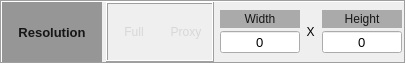
     <widget class="QFrame" name="resolutionFrame">
      <property name="maximumSize">
       <size>
        <width>16777215</width>
        <height>64</height>
       </size>
      </property>
      <property name="frameShape">
       <enum>QFrame::Box</enum>
      </property>
      <property name="frameShadow">
       <enum>QFrame::Sunken</enum>
      </property>
      <layout class="QHBoxLayout" name="horizontalLayout_17">
       <property name="margin">
        <number>0</number>
       </property>
       <item>
        <layout class="QHBoxLayout" name="horizontalLayout_16" stretch="1,3,0">
         <property name="spacing">
          <number>4</number>
         </property>
         <item>
          <widget class="QFrame" name="resolutionOuterFrame">
           <property name="minimumSize">
            <size>
             <width>100</width>
             <height>48</height>
            </size>
           </property>
           <property name="maximumSize">
            <size>
             <width>100</width>
             <height>64</height>
            </size>
           </property>
           <property name="autoFillBackground">
            <bool>false</bool>
           </property>
           <property name="styleSheet">
            <string notr="true"/>
           </property>
           <property name="frameShape">
            <enum>QFrame::NoFrame</enum>
           </property>
           <property name="frameShadow">
            <enum>QFrame::Raised</enum>
           </property>
           <layout class="QVBoxLayout" name="verticalLayout_7">
            <property name="spacing">
             <number>0</number>
            </property>
            <property name="margin">
             <number>0</number>
            </property>
            <item>
             <widget class="QLabel" name="resolutionLabel">
              <property name="minimumSize">
               <size>
                <width>0</width>
                <height>0</height>
               </size>
              </property>
              <property name="maximumSize">
               <size>
                <width>16777215</width>
                <height>16777215</height>
               </size>
              </property>
              <property name="font">
               <font>
                <pointsize>10</pointsize>
                <weight>75</weight>
                <bold>true</bold>
               </font>
              </property>
              <property name="acceptDrops">
               <bool>true</bool>
              </property>
              <property name="autoFillBackground">
               <bool>false</bool>
              </property>
              <property name="styleSheet">
               <string notr="true">QLabel { background-color:rgb(150,150,150);       	        	color: rgb(22,22,22); }</string>
              </property>
              <property name="text">
               <string>Resolution</string>
              </property>
              <property name="alignment">
               <set>Qt::AlignCenter</set>
              </property>
             </widget>
            </item>
           </layout>
          </widget>
         </item>
         <item>
          <widget class="QFrame" name="resolutionPresetFrame">
           <property name="sizePolicy">
            <sizepolicy hsizetype="Preferred" vsizetype="Preferred">
             <horstretch>1</horstretch>
             <verstretch>0</verstretch>
            </sizepolicy>
           </property>
           <property name="maximumSize">
            <size>
             <width>16777215</width>
             <height>64</height>
            </size>
           </property>
           <property name="frameShape">
            <enum>QFrame::Box</enum>
           </property>
           <property name="frameShadow">
            <enum>QFrame::Raised</enum>
           </property>
           <layout class="QHBoxLayout" name="horizontalLayout_19">
            <property name="spacing">
             <number>6</number>
            </property>
            <property name="margin">
             <number>0</number>
            </property>
            <item>
             <layout class="QHBoxLayout" name="resolutionMenuSetLayout" stretch="1,1">
              <property name="spacing">
               <number>0</number>
              </property>
              <item>
               <widget class="QToolButton" name="resolutionFull">
                <property name="minimumSize">
                 <size>
                  <width>52</width>
                  <height>28</height>
                 </size>
                </property>
                <property name="styleSheet">
                 <string notr="true">QToolButton { 	color: rgb(215,215,215); 
                   	border-style: none; }

QToolButton:hover {color:rgb(244,244,244);}

QToolButton:pressed {background-color: rgb(86,86,86);
                             	border-style: outset;
								border-color: rgb(52,52,52);
				               	border-radius:3px;

}	
QToolButton:checked {background-color: qlineargradient(spread:pad, x1:0, y1:0, x2:0, y2:1, stop:0 rgba(86, 86, 86, 255), stop:1 rgba(128,128, 128, 128));
								border-color: black;
								border-width: 1px;
				               	border-radius:3px;
                             	border-style: inset;}

QToolButton:flat { border: none; } 
</string>
                </property>
                <property name="text">
                 <string>Full</string>
                </property>
                <property name="checkable">
                 <bool>true</bool>
                </property>
                <property name="checked">
                 <bool>false</bool>
                </property>
                <property name="autoExclusive">
                 <bool>true</bool>
                </property>
                <property name="autoRaise">
                 <bool>true</bool>
                </property>
               </widget>
              </item>
              <item>
               <widget class="QToolButton" name="resolutionProxy">
                <property name="minimumSize">
                 <size>
                  <width>52</width>
                  <height>28</height>
                 </size>
                </property>
                <property name="styleSheet">
                 <string notr="true">QToolButton { 	color: rgb(215,215,215); 
                   	border-style: none; }

QToolButton:hover {color:rgb(244,244,244);}

QToolButton:pressed {background-color: rgb(86,86,86);
                             	border-style: outset;
								border-color: rgb(52,52,52);
				               	border-radius:3px;

}	
QToolButton:checked {background-color: qlineargradient(spread:pad, x1:0, y1:0, x2:0, y2:1, stop:0 rgba(86, 86, 86, 255), stop:1 rgba(128,128, 128, 128));
								border-color: black;
								border-width: 1px;
				               	border-radius:3px;
                             	border-style: inset;}

QToolButton:flat { border: none; } 
</string>
                </property>
                <property name="text">
                 <string>Proxy</string>
                </property>
                <property name="checkable">
                 <bool>true</bool>
                </property>
                <property name="checked">
                 <bool>false</bool>
                </property>
                <property name="autoExclusive">
                 <bool>true</bool>
                </property>
                <property name="autoRaise">
                 <bool>true</bool>
                </property>
               </widget>
              </item>
             </layout>
            </item>
           </layout>
          </widget>
         </item>
         <item>
          <widget class="QFrame" name="widthHeightFrame">
           <property name="maximumSize">
            <size>
             <width>16777215</width>
             <height>48</height>
            </size>
           </property>
           <property name="frameShape">
            <enum>QFrame::NoFrame</enum>
           </property>
           <property name="frameShadow">
            <enum>QFrame::Raised</enum>
           </property>
           <layout class="QHBoxLayout" name="horizontalLayout_20">
            <property name="spacing">
             <number>0</number>
            </property>
            <property name="leftMargin">
             <number>2</number>
            </property>
            <property name="topMargin">
             <number>0</number>
            </property>
            <property name="rightMargin">
             <number>2</number>
            </property>
            <property name="bottomMargin">
             <number>0</number>
            </property>
            <item>
             <layout class="QVBoxLayout" name="widthValueColumn">
              <property name="spacing">
               <number>0</number>
              </property>
              <item>
               <widget class="QLabel" name="width">
                <property name="minimumSize">
                 <size>
                  <width>0</width>
                  <height>14</height>
                 </size>
                </property>
                <property name="maximumSize">
                 <size>
                  <width>16777215</width>
                  <height>18</height>
                 </size>
                </property>
                <property name="autoFillBackground">
                 <bool>false</bool>
                </property>
                <property name="styleSheet">
                 <string notr="true">QLabel { background-color:rgb(170,170,170);
       	        	color: rgb(22,22,22); }</string>
                </property>
                <property name="text">
                 <string>Width</string>
                </property>
                <property name="alignment">
                 <set>Qt::AlignCenter</set>
                </property>
               </widget>
              </item>
              <item>
               <widget class="QSpinBox" name="width_spinBox">
                <property name="minimumSize">
                 <size>
                  <width>80</width>
                  <height>0</height>
                 </size>
                </property>
                <property name="font">
                 <font>
                  <pointsize>10</pointsize>
                 </font>
                </property>
                <property name="alignment">
                 <set>Qt::AlignCenter</set>
                </property>
                <property name="buttonSymbols">
                 <enum>QAbstractSpinBox::NoButtons</enum>
                </property>
                <property name="maximum">
                 <number>65535</number>
                </property>
               </widget>
              </item>
             </layout>
            </item>
            <item>
             <widget class="QLabel" name="label_8">
              <property name="text">
               <string>  X  </string>
              </property>
             </widget>
            </item>
            <item>
             <layout class="QVBoxLayout" name="heightValueColumn">
              <property name="spacing">
               <number>0</number>
              </property>
              <item>
               <widget class="QLabel" name="height">
                <property name="minimumSize">
                 <size>
                  <width>0</width>
                  <height>14</height>
                 </size>
                </property>
                <property name="maximumSize">
                 <size>
                  <width>16777215</width>
                  <height>18</height>
                 </size>
                </property>
                <property name="autoFillBackground">
                 <bool>false</bool>
                </property>
                <property name="styleSheet">
                 <string notr="true">QLabel { background-color:rgb(170,170,170);
       	        	color: rgb(22,22,22); }</string>
                </property>
                <property name="text">
                 <string>Height</string>
                </property>
                <property name="alignment">
                 <set>Qt::AlignCenter</set>
                </property>
               </widget>
              </item>
              <item>
               <widget class="QSpinBox" name="height_spinBox">
                <property name="minimumSize">
                 <size>
                  <width>80</width>
                  <height>0</height>
                 </size>
                </property>
                <property name="font">
                 <font>
                  <pointsize>10</pointsize>
                 </font>
                </property>
                <property name="alignment">
                 <set>Qt::AlignCenter</set>
                </property>
                <property name="buttonSymbols">
                 <enum>QAbstractSpinBox::NoButtons</enum>
                </property>
                <property name="maximum">
                 <number>65535</number>
                </property>
               </widget>
              </item>
             </layout>
            </item>
           </layout>
          </widget>
         </item>
        </layout>
       </item>
      </layout>
     </widget>
